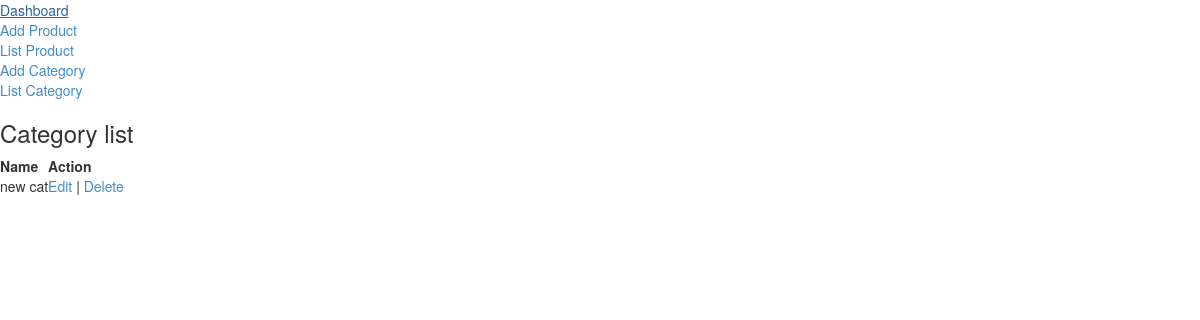
Page /master/cat_list on the earlier database version.
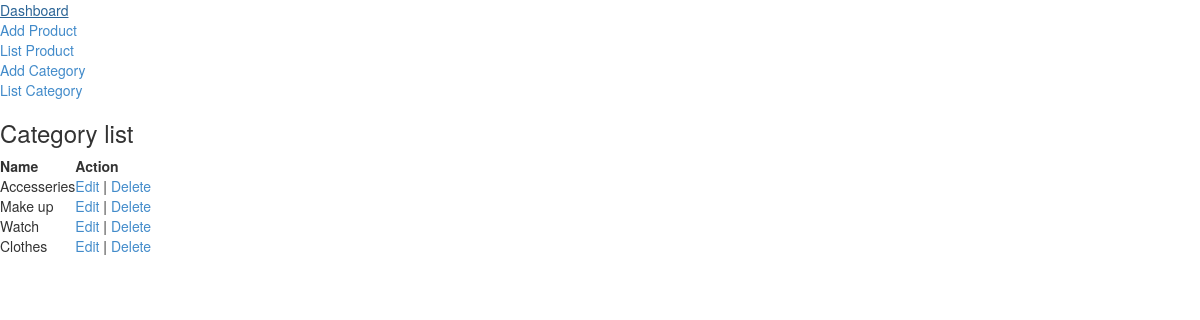
Same page on the later database version.
### master/models.py (models this page shows, shortened)
class Category(models.Model):
    name = models.CharField(max_length=200, null=False)
    admin = models.ForeignKey(Users, on_delete=models.CASCADE)
    created_date = models.DateTimeField(default=timezone.now)

### master/views.py (the view)
# urls.py: path('cat_list', views.cat_list, name='cat_list'),
def cat_list(request):
    try:
        cat = Category.objects.all()
        return render(request, 'master/view_cat_list.html', {'cats': cat})
    except Exception as e:
        traceback.print_exc()
        return HttpResponse("Something went wrong.")

### master/templates/master/view_cat_list.html (shortened to what this page needs)
{% extends "master/layouts/header.html" %}
{% block content %}
<h3>Category list</h3>
<div>
    <table>
        <tr>
            <th>Name</th>
            <th>Action</th>
        </tr>
        {% for cat in cats %}
        <tr>
            <td>{{ cat.name }}</td>
            <td>
                <a href="{% url 'master:cat_edit' cat.id %}">Edit</a> |
                <a href="{% url 'master:cat_del' cat.id %}">Delete</a>
            </td>
        </tr>
        {% endfor %}
    </table>
</div>
</body>
</html>
{% endblock %}

### master/templates/master/layouts/header.html (shortened to what this page needs)
<!DOCTYPE html>
<html lang="en">
<head>
    {% load staticfiles %}
    <link href="{% static 'ecom/css/bootstrap.min.css' %}" rel="stylesheet"/>
</head>
<body>
<div id="sidebar" class="cl-md-4">
    {% block sidebar %}
    <a href="{% url 'master:dashboard' %}">Dashboard</a>
    <br/>
    <a href="{% url 'master:prod_new' %}">Add Product</a>
    <br/>
    <a href="{% url 'master:prod_list' %}">List Product</a>
    <br/>
    <a href="{% url 'master:cat_new' %}">Add Category</a>
    <br/>
    <a href="{% url 'master:cat_list' %}">List Category</a>
    {% endblock %}
</div>
<div id="content" class="cl-md-8">
    {% block content %}
    {% endblock %}

Differences in the rows shown:
changed Category: name "new cat" → "Accesseries"
added Category: name "Make up"
added Category: name "Watch"
added Category: name "Clothes"
